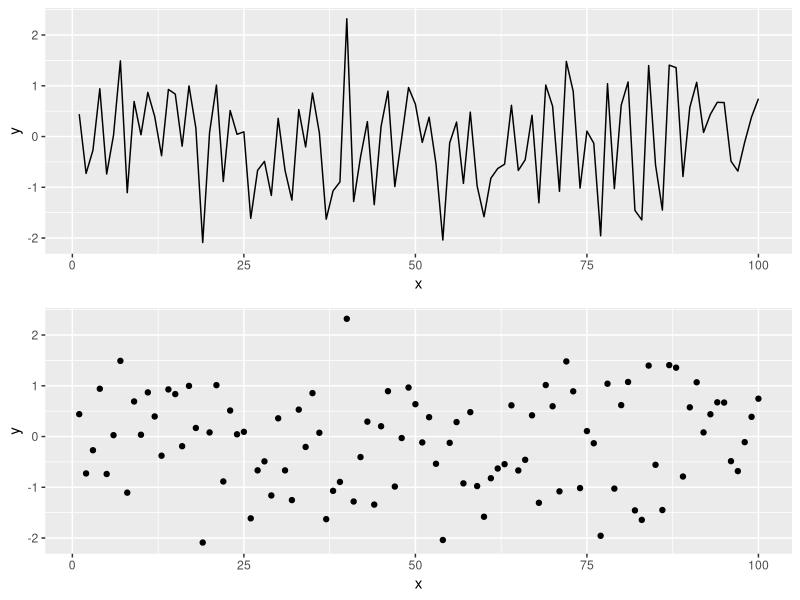

This figure's R source:
## ---- chunk 1
knitr::opts_chunk$set(echo = TRUE, fig.width = 8, fig.height = 8, fig.alig = "center")
## ---- chunk 2
install.packages("gridExtra")
library(tidyverse)
library(gridExtra)
library(ggplot2)
## ---- chunk 3
library(ggplot2)
x <- seq(1:100)
y <- rnorm(100) # Generating data form a normal distribution with mean 0 and variance 1
data <- data.frame(x = x, y = y ) # Creating a data frame
p1 = ggplot(data, aes(x= x, y = y)) +
geom_line()
p2 = ggplot(data, aes(x= x, y = y)) +
geom_point()
grid.arrange(p1, p2)

